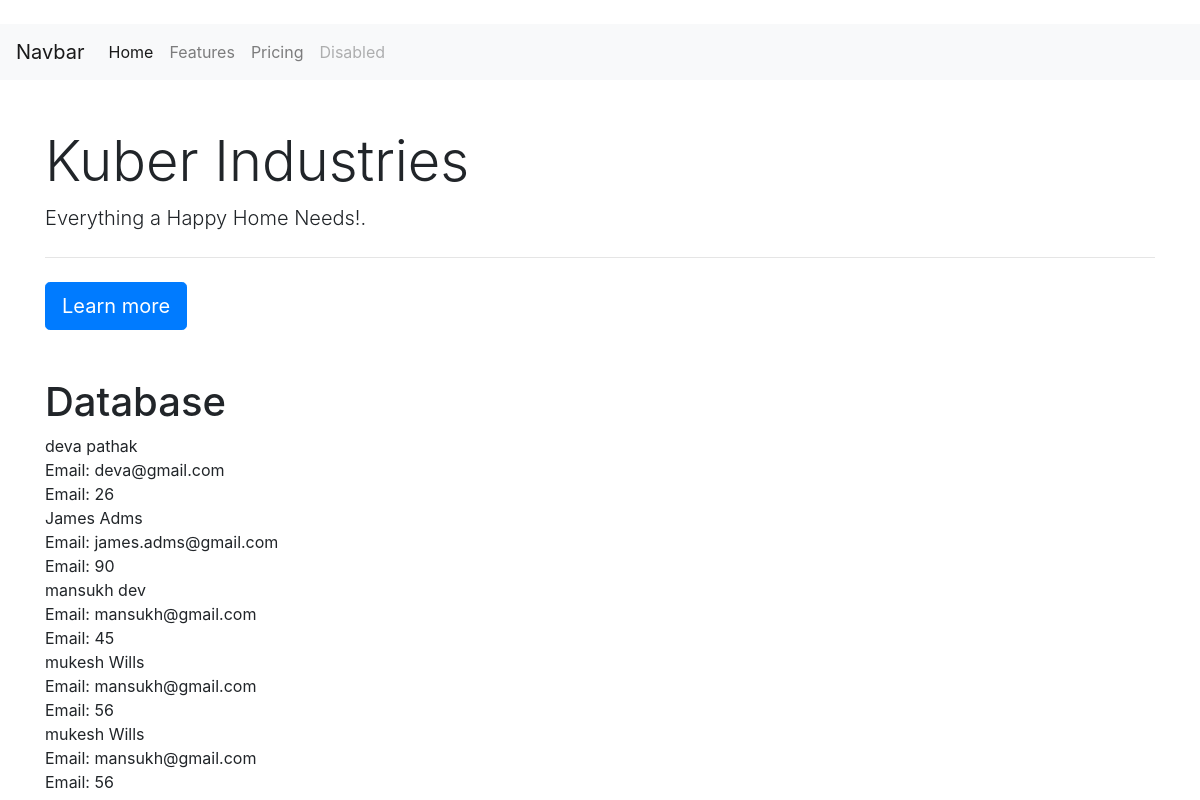
The page / on the database its author committed.
### website/models.py (models this page shows, shortened)
class Member(models.Model):
    fname = models.CharField(max_length=50)
    lname = models.CharField(max_length=100)
    email = models.EmailField(max_length=200)
    passwd = models.CharField(max_length=50)
    age = models.IntegerField()

### website/views.py (the view)
# urls.py: 2. Add a URL to urlpatterns:  path('', views.home, name='home')
def home(request):
    all_members = Member.objects.all
    return render(request, 'home.html',{'all':all_members})

### website/templates/home.html
{% extends 'base.html' %}
{% block content %}
<br><br>
<h1>Database</h1>
{% for item in all %}
{{ item.fname }} {{ item.lname }} </br>
 Email: {{ item.email }} </br>
 Email: {{ item.age }} </br>
{% endfor %}
{% endblock %}

### website/templates/base.html (shortened to what this page needs)
<!DOCTYPE html>
<html lang="en">
<head>
    <link href="https://stackpath.bootstrapcdn.com/bootstrap/4.5.2/css/bootstrap.min.css" rel="stylesheet">
</head>
<body>
    <br>
    <nav class="navbar navbar-expand-lg navbar-light bg-light">
        <a class="navbar-brand" href="#">Navbar</a>
        <div class="collapse navbar-collapse" id="navbarNav">
            <ul class="navbar-nav">
                <li class="nav-item active">
                    <a class="nav-link" href="#">Home <span class="sr-only">(current)</span></a>
                </li>
                <li class="nav-item">
                    <a class="nav-link" href="#">Features</a>
                </li>
                <li class="nav-item">
                    <a class="nav-link" href="#">Pricing</a>
                </li>
                <li class="nav-item">
                    <a class="nav-link disabled" href="#" tabindex="-1" aria-disabled="true">Disabled</a>
                </li>
            </ul>
        </div>
    </nav>
    <div class="container mt-5">
        <h1 class="display-4">Kuber Industries</h1>
        <p class="lead">Everything a Happy Home Needs!.</p>
        <hr class="my-4">
        <a class="btn btn-primary btn-lg" href="#" role="button">Learn more</a>
    </div>
    <div class="container">{% block content %}{% endblock %} </div>
</body>
</html>

### rows shown on the page
Member: fname "deva", lname "pathak", email "deva@gmail.com", age "26"
Member: fname "James", lname "Adms", email "james.adms@gmail.com", age "90"
Member: fname "mansukh", lname "dev", email "mansukh@gmail.com", age "45"
Member: fname "mukesh", lname "Wills", email "mansukh@gmail.com", age "56"
Member: fname "mukesh", lname "Wills", email "mansukh@gmail.com", age "56"
